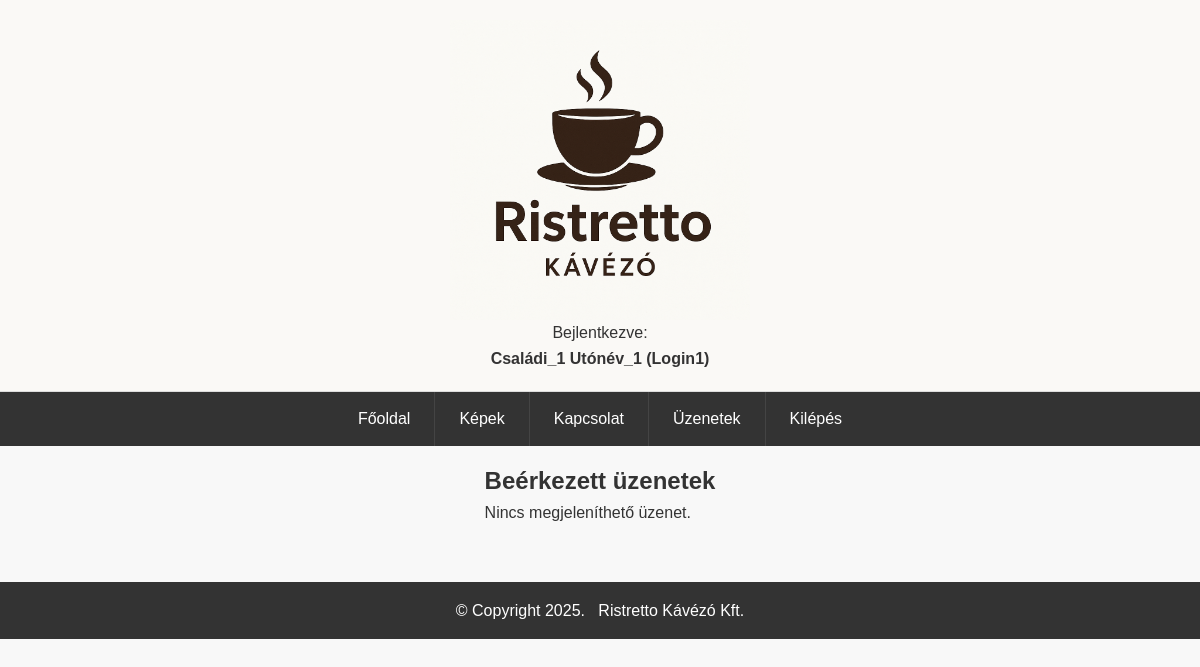
The page /?oldal=uzenetek (signed in) on the database as committed earlier.
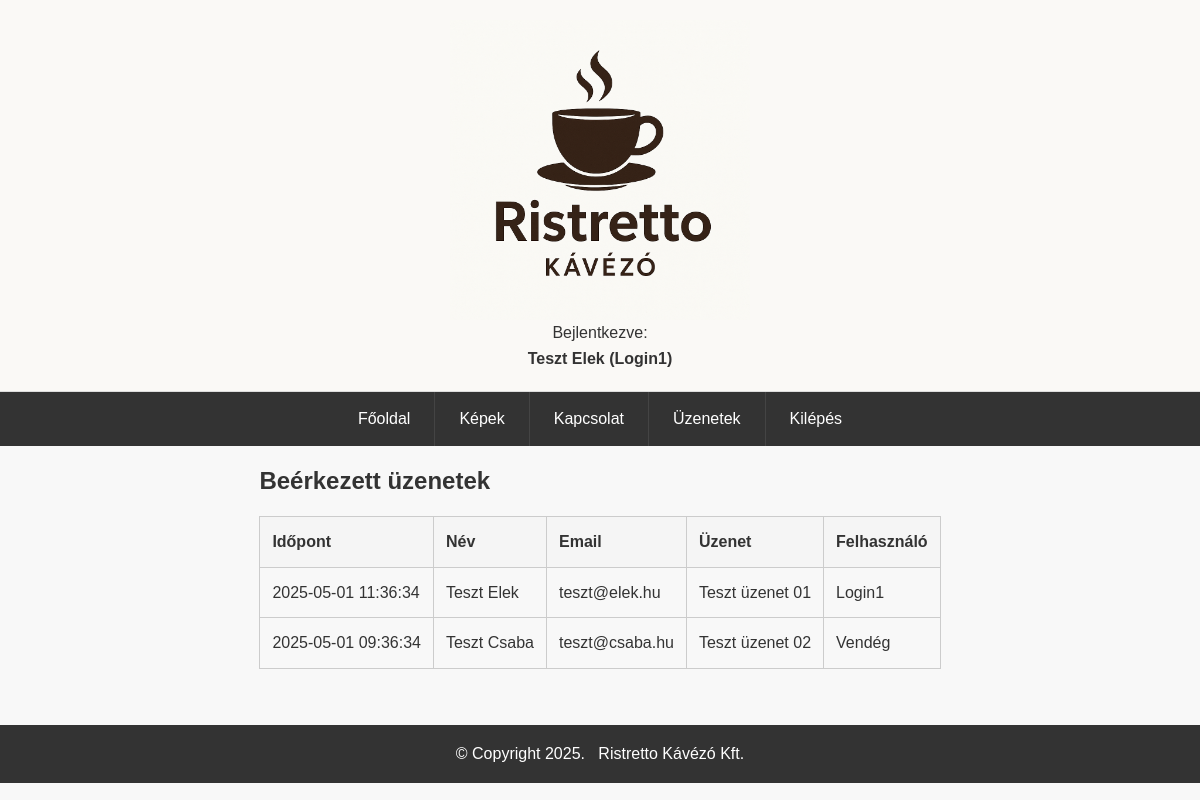
The same page on the database as committed later.
### tables this page shows
CREATE TABLE uzenetek (
    id INT AUTO_INCREMENT PRIMARY KEY,
    nev VARCHAR(100) NOT NULL,
    email VARCHAR(100) NOT NULL,
    uzenet TEXT NOT NULL,
    datum DATETIME DEFAULT CURRENT_TIMESTAMP,
    felhasznalo VARCHAR(100) DEFAULT 'Vendég'
);

### index.php (called while the page is built)
<?php
include('./includes/config.inc.php');
$keres = $oldalak['/'];
if (isset($_GET['oldal'])) {
	if (isset($oldalak[$_GET['oldal']]) && file_exists("./templates/pages/{$oldalak[$_GET['oldal']]['fajl']}.tpl.php")) {
		$keres = $oldalak[$_GET['oldal']];
	}
	else {
		$keres = $hiba_oldal;
		header("HTTP/1.0 404 Not Found");
	}
}
include('./templates/index.tpl.php');
?>

### includes/config.inc.php (called while the page is built, shortened)
<?php
$fejlec = array(
    'kepforras' => 'ristretto-logo.png',
    'kepalt' => 'ristretto-logo',
	'cim' => 'Ristretto kávézó',
	'motto' => ''
);
$lablec = array(
    'copyright' => 'Copyright '.date("Y").'.',
    'ceg' => 'Ristretto Kávézó Kft.'
);
$oldalak = array(
	'/' => array('fajl' => 'fooldal', 'szoveg' => 'Főoldal', 'menun' => array(1,1)),
	'kepek' => array('fajl' => 'kepek', 'szoveg' => 'Képek', 'menun' => array(1,1)),
	'kapcsolat' => array('fajl' => 'kapcsolat', 'szoveg' => 'Kapcsolat', 'menun' => array(1,1)),
    'uzenetek' => array('fajl' => 'uzenetek', 'szoveg' => 'Üzenetek', 'menun' => array(0,1)),
    'belepes' => array('fajl' => 'belepes', 'szoveg' => 'Belépés/Regisztráció', 'menun' => array(1,0)),
    'kilepes' => array('fajl' => 'kilepes', 'szoveg' => 'Kilépés', 'menun' => array(0,1)),
    'belep' => array('fajl' => 'belep', 'szoveg' => '', 'menun' => array(0,0)),
    'regisztral' => array('fajl' => 'regisztral', 'szoveg' => '', 'menun' => array(0,0))
);
?>

### logicals/uzenetek.php (called while the page is built, shortened)
<?php
if (isset($_SESSION['login'])) {
    try {
        $dbh = new PDO('mysql:host=localhost;dbname=gyakrolat_beadando', 'root', '',
                       array(PDO::ATTR_ERRMODE => PDO::ERRMODE_EXCEPTION));
        $dbh->query('SET NAMES utf8 COLLATE utf8_hungarian_ci');
        $sql = "SELECT nev, email, uzenet, datum, felhasznalo
                FROM uzenetek
                ORDER BY datum DESC";
        $stmt = $dbh->query($sql);
        $uzenetek = $stmt->fetchAll(PDO::FETCH_ASSOC);
    } catch (PDOException $e) {
        $uzenetek = [];
    }
} else {
    header("Location: .");
    exit();
}
?>

### templates/pages/uzenetek.tpl.php (the view)
<h2>Beérkezett üzenetek</h2>
<?php if (isset($uzenetek) && count($uzenetek) > 0): ?>
  <table>
    <thead>
      <tr>
        <th>Időpont</th>
        <th>Név</th>
        <th>Email</th>
        <th>Üzenet</th>
        <th>Felhasználó</th>
      </tr>
    </thead>
    <tbody>
      <?php foreach ($uzenetek as $u): ?>
        <tr>
          <td><?= $u['datum'] ?></td>
          <td><?= htmlspecialchars($u['nev']) ?></td>
          <td><?= htmlspecialchars($u['email']) ?></td>
          <td><?= nl2br(htmlspecialchars($u['uzenet'])) ?></td>
          <td><?= $u['felhasznalo'] ?: 'Vendég' ?></td>
        </tr>
      <?php endforeach; ?>
    </tbody>
  </table>
<?php else: ?>
  <p>Nincs megjeleníthető üzenet.</p>
<?php endif; ?>

### templates/index.tpl.php (shortened to what this page needs)
<?php if(file_exists('./logicals/'.$keres['fajl'].'.php')) { include("./logicals/{$keres['fajl']}.php"); } ?>
<!DOCTYPE html>
<html>
<head>
	<link rel="stylesheet" href="./styles/stilus.css" type="text/css">
	<?php if(file_exists('./styles/'.$keres['fajl'].'.css')) { ?><link rel="stylesheet" href="./styles/<?= $keres['fajl']?>.css" type="text/css"><?php } ?>
	<link href="https://cdnjs.cloudflare.com/ajax/libs/lightbox2/2.11.4/css/lightbox.min.css" rel="stylesheet">
</head>
<body>
	<header>
		<img src="./images/<?=$fejlec['kepforras']?>" alt="<?=$fejlec['kepalt']?>" class="logo">
		<?php if(isset($_SESSION['login'])) { ?>Bejlentkezve: <strong><?= $_SESSION['csn']." ".$_SESSION['un']." (".$_SESSION['login'].")" ?></strong><?php } ?>
	</header>
	<nav id="nav">
			<ul>
				<?php foreach ($oldalak as $url => $oldal) { ?>
					<?php if(!isset($_SESSION['login']) && $oldal['menun'][0] || isset($_SESSION['login']) && $oldal['menun'][1]) { ?>
						<li<?= (($oldal == $keres) ? ' class="active"' : '') ?>>
							<a href="<?= ($url == '/') ? '.' : ('?oldal=' . $url) ?>">
								<?= $oldal['szoveg'] ?>
							</a>
						</li>
					<?php } ?>
				<?php } ?>
			</ul>
		</nav>
        <div id="content">
            <?php include("./templates/pages/{$keres['fajl']}.tpl.php"); ?>
        </div>
    <footer>
        <?php if(isset($lablec['copyright'])) { ?>&copy;&nbsp;<?= $lablec['copyright'] ?> <?php } ?>
        <?php if(isset($lablec['ceg'])) { ?><?= $lablec['ceg']; ?><?php } ?>
    </footer>
</body>
</html>

### styles/stilus.css (style rules this page uses)
* { box-sizing: border-box; margin: 0; padding: 0; }
html, body { height: 100%; }
body { font-family: Arial, sans-serif; font-size: 16px; line-height: 1.6; background-color: #f8f8f8; color: #333; padding: 0; margin: 0; display: flex; flex-direction: column; min-height: 100vh }
#content { max-width: 1200px; margin: 0 auto; padding: 16px; }
header { background-color: #faf9f6; padding: 20px 0; border-bottom: 1px solid #ddd; text-align: center; }
header img { max-width: 100%; height: auto; margin-bottom: 10px; }
nav ul { display: flex; flex-direction: column; list-style: none; padding: 0; margin: 0; background-color: #333; }
nav ul li { border-bottom: 1px solid #444; }
nav ul li a { color: #fff; text-decoration: none; display: block; padding: 12px 20px; transition: background-color 0.3s ease; }
img { max-width: 100%; height: auto; display: block; margin: 10px 0; }
footer { background-color: #333; color: #fff; text-align: center; padding: 16px; margin-top: 40px; }
a { color: #333; }
@media screen and (min-width: 768px) { nav ul { flex-direction: row; justify-content: center; } }
@media screen and (min-width: 768px) { nav ul li { border-bottom: none; border-right: 1px solid #444; } }
@media screen and (min-width: 768px) { nav ul li:last-child { border-right: none; } }
@media screen and (min-width: 768px) { nav ul li a { padding: 14px 24px; } }
@media screen and (min-width: 768px) { header { display: flex; flex-direction: column; align-items: center; } }
.logo { width: 80%; max-width: 300px; height: auto; display: block; margin: 0 auto; }

### styles/uzenetek.css (style rules this page uses)
table { width: 100%; border-collapse: collapse; margin-top: 16px; }
table, th, td { border: 1px solid #ccc; }
th, td { padding: 12px; text-align: left; }
th { background-color: #f5f5f5; }

Rows that differ between the two databases and show on the page:
added uzenetek: datum "2025-05-01 11:36:34", nev "Teszt Elek", email "teszt@elek.hu", uzenet "Teszt üzenet 01", felhasznalo "Login1"
added uzenetek: datum "2025-05-01 09:36:34", nev "Teszt Csaba", email "teszt@csaba.hu", uzenet "Teszt üzenet 02", felhasznalo "Vendég"
Other text that changed with them:
$_SESSION['csn']: "Családi_1" → "Teszt"
$_SESSION['un']: "Utónév_1" → "Elek"
text no longer shown: "Nincs megjeleníthető üzenet."
text now shown: "Időpont Név Email Üzenet Felhasználó"
